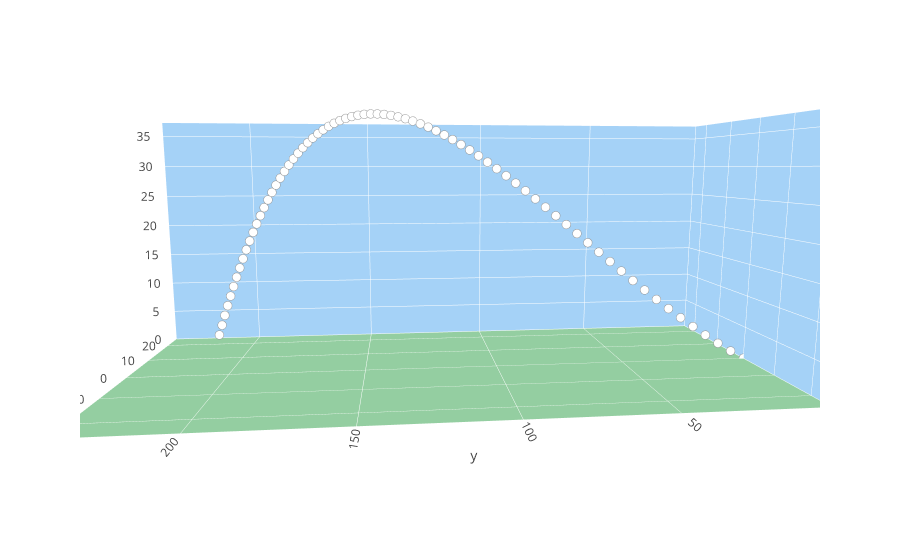

Notebook code cell kept with this figure:
### Markdown cell above
### Ball trajectory plot

### Code cell
# Run model
golf_m.initiate_hit(**dict_default_input)
df=golf_m.df_simres

# Remove points where z<0
trace0 = go.Scatter3d(x=df[df['z']>=0]['x'], y=df[df['z']>=0]['y'], z=df[df['z']>=0]['z'],
                        mode='markers',
                        marker = dict(
                            color = 'rgb(255, 255, 255)',
                            size = 3,
                            line = dict(
                                color = 'rgb(150, 150, 150)',
                                width = 1
                            )
                        ),
                        name='trajectory'
                     )

data = [trace0]

abs_x = max(abs(df[df['z']>=0]['x'])) # For plotting
scene=dict(
    xaxis=dict(
        gridcolor='rgb(255, 255, 255)',
        zerolinecolor='rgb(255, 255, 255)',
        showbackground=True,
        backgroundcolor='rgb(165, 210, 247)',
        range = [-abs_x - 5, abs_x + 5],
        #range = [abs_x + 5, -abs_x - 5],
        title = 'x'
    ),
    yaxis=dict(
        gridcolor='rgb(255, 255, 255)',
        zerolinecolor='rgb(255, 255, 255)',
        showbackground=True,
        backgroundcolor='rgb(165, 210, 247)',
        range = [0,max(df[df['z']>=0]['y'])*1.1],
        title = 'y'
    ),
    zaxis=dict(
        gridcolor='rgb(255, 255, 255)',
        zerolinecolor='rgb(255, 255, 255)',
        showbackground=True,
        backgroundcolor='rgb(148, 206, 161)',
        range = [0, max(max(df['z']), 1)],
        title = ''
    ),
    aspectratio = dict( x= 1, y= 2.5, z = 1 ),
    #aspectratio = dict( x= 3, y= 1, z = 1 ),
    aspectmode = 'manual',
    camera = {'eye':{'x':-2.2, 'y':0.2, 'z':0.3}}
)


layout=go.Layout(title='', showlegend=False, margin={'t':10}, scene=scene)


fig=go.Figure(data=data, layout=layout)
pltlyoff.iplot(fig, filename='tmp', show_link=False)

y2, y1, err = golf_m.get_landingpos(check = True, **dict_default_input)
print('Input:', dict_default_input)
print('Landing position: ({},{}). Length = {}'.format(y1, y2, np.linalg.norm([y1, y2])))

### Figure 1 — Plotly figure (JSON) as saved in the notebook; plotly's stock layout.template omitted (floating-point values rounded to 4 significant figures)
{"data": [{"marker": {"color": "rgb(255, 255, 255)", "line": {"color": "rgb(150, 150, 150)", "width": 1}, "size": 3}, "mode": "markers", "name": "trajectory", "type": "scatter3d", "uid": "8e90bb48-5abf-11e9-9b2a-bc8385ea9e42", "x": [0, -0.9138, -1.735, -2.471, -3.128, -3.711, -4.226, -4.677, -5.069, -5.405, -5.689, -5.925, -6.115, -6.262, -6.369, -6.438, -6.471, -6.471, -6.438, -6.376, -6.285, -6.166, -6.022, -5.854, -5.662, -5.448, -5.212, -4.956, -4.681, -4.388, -4.076, -3.748, -3.403, -3.042, -2.667, -2.277, -1.873, -1.456, -1.026, -0.5842, -0.1304, 0.3348, 0.8111, 1.298, 1.795, 2.303, 2.82, 3.347, 3.883, 4.428, 4.982, 5.545, 6.116, 6.696, 7.284, 7.88, 8.485, 9.097, 9.717, 10.34, 10.98, 11.62, 12.27, 12.93, 13.59, 14.27, 14.95, 15.63, 16.33, 17.03, 17.73, 18.45, 19.17, 19.9], "y": [0, 6.704, 13.13, 19.3, 25.22, 30.92, 36.4, 41.68, 46.76, 51.67, 56.4, 60.97, 65.39, 69.67, 73.81, 77.83, 81.72, 85.49, 89.15, 92.72, 96.18, 99.55, 102.8, 106.0, 109.1, 112.2, 115.1, 118.0, 120.9, 123.6, 126.4, 129.0, 131.6, 134.2, 136.7, 139.1, 141.6, 143.9, 146.3, 148.6, 150.9, 153.1, 155.3, 157.5, 159.6, 161.7, 163.8, 165.9, 167.9, 170.0, 172.0, 173.9, 175.9, 177.9, 179.8, 181.7, 183.6, 185.5, 187.4, 189.2, 191.1, 192.9, 194.8, 196.6, 198.4, 200.2, 202.0, 203.8, 205.6, 207.4, 209.2, 211.0, 212.8, 214.6], "z": [0, 1.486, 2.998, 4.527, 6.065, 7.604, 9.138, 10.66, 12.17, 13.66, 15.13, 16.56, 17.97, 19.34, 20.67, 21.95, 23.2, 24.4, 25.56, 26.66, 27.72, 28.72, 29.67, 30.57, 31.42, 32.21, 32.94, 33.62, 34.24, 34.8, 35.31, 35.75, 36.14, 36.47, 36.74, 36.95, 37.1, 37.19, 37.21, 37.18, 37.08, 36.92, 36.7, 36.41, 36.07, 35.66, 35.19, 34.66, 34.07, 33.42, 32.71, 31.94, 31.11, 30.22, 29.28, 28.28, 27.22, 26.11, 24.94, 23.72, 22.45, 21.13, 19.76, 18.33, 16.86, 15.34, 13.78, 12.17, 10.52, 8.822, 7.084, 5.305, 3.487, 1.631]}], "layout": {"margin": {"t": 10}, "scene": {"aspectmode": "manual", "aspectratio": {"x": 1, "y": 2.5, "z": 1}, "camera": {"eye": {"x": -2.2, "y": 0.2, "z": 0.3}}, "xaxis": {"backgroundcolor": "rgb(165, 210, 247)", "gridcolor": "rgb(255, 255, 255)", "range": [-24.9, 24.9], "showbackground": true, "title": "x", "zerolinecolor": "rgb(255, 255, 255)"}, "yaxis": {"backgroundcolor": "rgb(165, 210, 247)", "gridcolor": "rgb(255, 255, 255)", "range": [0, 236.0], "showbackground": true, "title": "y", "zerolinecolor": "rgb(255, 255, 255)"}, "zaxis": {"backgroundcolor": "rgb(148, 206, 161)", "gridcolor": "rgb(255, 255, 255)", "range": [0, 37.21], "showbackground": true, "title": "", "zerolinecolor": "rgb(255, 255, 255)"}}, "showlegend": false, "title": ""}}
